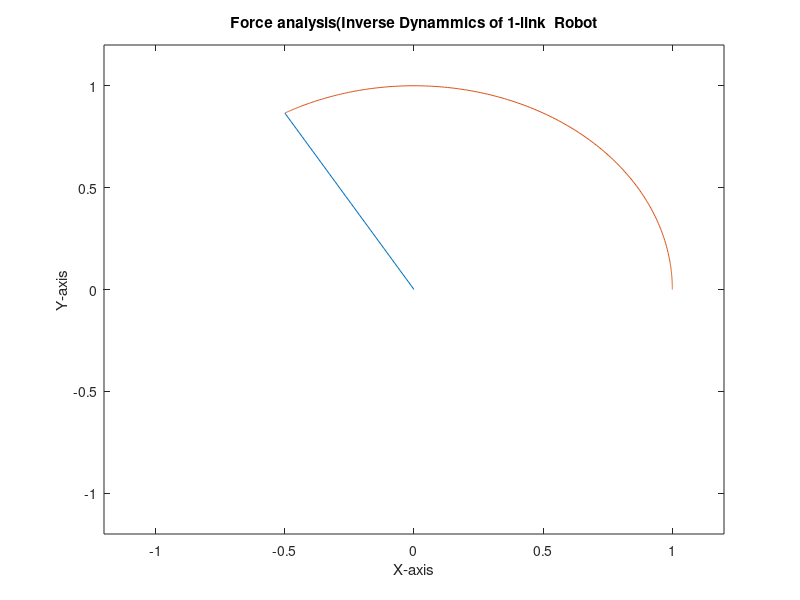
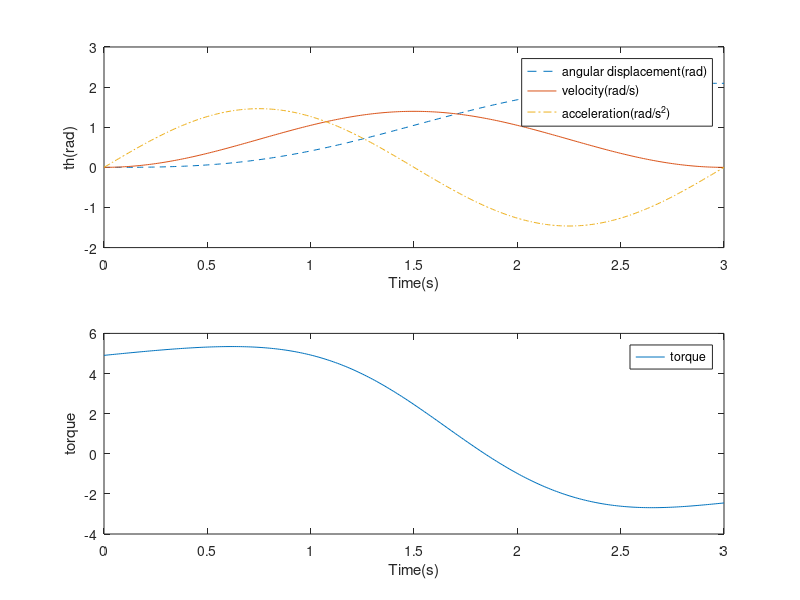

The MATLAB script that drew these images, in order:
%Practle 1
clc
clear
close all

%Input: Model Parameters

m = 1; l = 1; lc = 0.5; Izz = (1/3)*m*l^2; g = 9.81; step = 0.01;

%Input: Trajectory Parameters
d2r=pi/180;
th0=0*d2r; thT=120*d2r; T=3;

xmin=-1.2*l; xmax=1.2*l; ymin=-1.2*l; ymax=1.2*l;

i=1;
for t=0:step:3
    th(i,1) = th0+((thT-th0)/T)*(t-(T/(2*pi))*sin(2*pi*t/T));
    time(i,1) = t;
    
    
    vel(i,1) = ((thT-th0)/T)*(1-cos(2*pi*t/T));
    
    
    acc(i,1) = ((thT-th0)/T)*((2*pi/T)*sin(2*pi*t/T));
    
    torque(i,1) = Izz*acc(i)+ m*g*lc*cos(th(i));
    
    x0=0;y0=0; x1=l*cos(th(i)); y1=l*sin(th(i));
    xx=[x0, x1]; yy=[y0, y1];
    
    x2(i,1)=x1; y2(i,1)=y1;
    
    figure(1)
    plot(xx,yy,x2,y2)
    xlabel('X-axis')
    ylabel('Y-axis')
    title("Force analysis(Inverse Dynammics of 1-link  Robot")
    axis([xmin xmax ymin ymax]);
    pause(0.01)
    
    i=i+1;
end
figure(2)
subplot(2,1,1)
plot(time,th,'--',time,vel,time,acc,'-.')
xlabel('Time(s)')
ylabel('th(rad)')
legend('angular displacement(rad)','velocity(rad/s)','acceleration(rad/s^2)')

subplot(2,1,2)
plot(time,torque)
xlabel('Time(s)')
ylabel('torque')
legend('torque')
